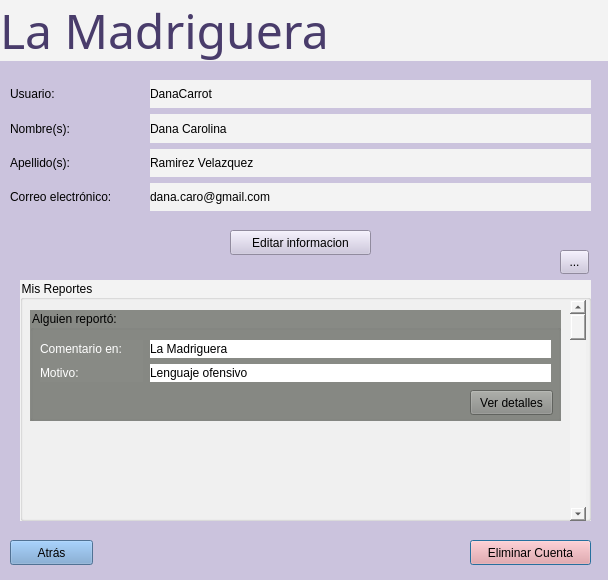
<?xml version="1.0" encoding="UTF-8"?>
<ui version="4.0">
 <class>AdminUsuario</class>
 <widget class="QDialog" name="AdminUsuario">
  <property name="geometry">
   <rect>
    <x>0</x>
    <y>0</y>
    <width>608</width>
    <height>580</height>
   </rect>
  </property>
  <property name="windowTitle">
   <string>Dialog</string>
  </property>
  <property name="styleSheet">
   <string notr="true">background-color: rgb(203, 195, 221);</string>
  </property>
  <widget class="QLabel" name="label_8">
   <property name="geometry">
    <rect>
     <x>0</x>
     <y>0</y>
     <width>611</width>
     <height>61</height>
    </rect>
   </property>
   <property name="font">
    <font>
     <family>Jamrul</family>
     <pointsize>36</pointsize>
     <weight>9</weight>
     <italic>false</italic>
     <bold>false</bold>
    </font>
   </property>
   <property name="styleSheet">
    <string notr="true">background-color: rgb(243, 243, 243);
font: 75 36pt &quot;Jamrul&quot;;
color: rgb(73, 60, 107);</string>
   </property>
   <property name="text">
    <string>La Madriguera</string>
   </property>
   <property name="alignment">
    <set>Qt::AlignLeading|Qt::AlignLeft|Qt::AlignVCenter</set>
   </property>
  </widget>
  <widget class="QPushButton" name="pushButton_eliminar">
   <property name="geometry">
    <rect>
     <x>470</x>
     <y>540</y>
     <width>121</width>
     <height>25</height>
    </rect>
   </property>
   <property name="styleSheet">
    <string notr="true">background-color: rgb(245, 154, 154);</string>
   </property>
   <property name="text">
    <string>Eliminar Cuenta</string>
   </property>
  </widget>
  <widget class="QPushButton" name="pushButton_atras">
   <property name="geometry">
    <rect>
     <x>10</x>
     <y>540</y>
     <width>83</width>
     <height>25</height>
    </rect>
   </property>
   <property name="styleSheet">
    <string notr="true">background-color: rgb(114, 159, 207);</string>
   </property>
   <property name="text">
    <string>Atrás</string>
   </property>
  </widget>
  <widget class="QGroupBox" name="groupBox_4">
   <property name="geometry">
    <rect>
     <x>20</x>
     <y>280</y>
     <width>571</width>
     <height>241</height>
    </rect>
   </property>
   <property name="styleSheet">
    <string notr="true">background-color: rgb(243, 243, 243);
</string>
   </property>
   <property name="title">
    <string>Mis Reportes</string>
   </property>
   <widget class="QScrollBar" name="verticalScrollBar_2">
    <property name="geometry">
     <rect>
      <x>610</x>
      <y>20</y>
      <width>20</width>
      <height>221</height>
     </rect>
    </property>
    <property name="orientation">
     <enum>Qt::Vertical</enum>
    </property>
   </widget>
   <widget class="QGroupBox" name="groupBox">
    <property name="geometry">
     <rect>
      <x>10</x>
      <y>30</y>
      <width>531</width>
      <height>111</height>
     </rect>
    </property>
    <property name="styleSheet">
     <string notr="true">background-color: rgb(136, 138, 133);
</string>
    </property>
    <property name="title">
     <string>Alguien reportó:</string>
    </property>
    <widget class="QPushButton" name="pushButton_detalle">
     <property name="geometry">
      <rect>
       <x>440</x>
       <y>80</y>
       <width>83</width>
       <height>25</height>
      </rect>
     </property>
     <property name="text">
      <string>Ver detalles</string>
     </property>
    </widget>
    <widget class="QWidget" name="layoutWidget">
     <property name="geometry">
      <rect>
       <x>10</x>
       <y>30</y>
       <width>103</width>
       <height>42</height>
      </rect>
     </property>
     <layout class="QVBoxLayout" name="verticalLayout_4">
      <item>
       <widget class="QLabel" name="label_11">
        <property name="styleSheet">
         <string notr="true">color: rgb(255, 255, 255);</string>
        </property>
        <property name="text">
         <string>Comentario en:</string>
        </property>
       </widget>
      </item>
      <item>
       <widget class="QLabel" name="label_12">
        <property name="styleSheet">
         <string notr="true">color: rgb(255, 255, 255);</string>
        </property>
        <property name="text">
         <string>Motivo:</string>
        </property>
       </widget>
      </item>
     </layout>
    </widget>
    <widget class="QWidget" name="layoutWidget">
     <property name="geometry">
      <rect>
       <x>120</x>
       <y>30</y>
       <width>401</width>
       <height>42</height>
      </rect>
     </property>
     <layout class="QVBoxLayout" name="verticalLayout_3">
      <item>
       <widget class="QLabel" name="label_9">
        <property name="styleSheet">
         <string notr="true">background-color: rgb(255, 255, 255);</string>
        </property>
        <property name="text">
         <string>La Madriguera</string>
        </property>
       </widget>
      </item>
      <item>
       <widget class="QLabel" name="label_13">
        <property name="styleSheet">
         <string notr="true">background-color: rgb(255, 255, 255);</string>
        </property>
        <property name="text">
         <string>Lenguaje ofensivo</string>
        </property>
       </widget>
      </item>
     </layout>
    </widget>
   </widget>
   <widget class="QScrollBar" name="verticalScrollBar">
    <property name="geometry">
     <rect>
      <x>550</x>
      <y>20</y>
      <width>16</width>
      <height>221</height>
     </rect>
    </property>
    <property name="orientation">
     <enum>Qt::Vertical</enum>
    </property>
   </widget>
  </widget>
  <widget class="QPushButton" name="pushButton_editar">
   <property name="geometry">
    <rect>
     <x>230</x>
     <y>230</y>
     <width>141</width>
     <height>25</height>
    </rect>
   </property>
   <property name="text">
    <string>Editar informacion</string>
   </property>
  </widget>
  <widget class="QToolButton" name="toolButton">
   <property name="geometry">
    <rect>
     <x>560</x>
     <y>250</y>
     <width>29</width>
     <height>24</height>
    </rect>
   </property>
   <property name="text">
    <string>...</string>
   </property>
  </widget>
  <widget class="QWidget" name="layoutWidget">
   <property name="geometry">
    <rect>
     <x>150</x>
     <y>80</y>
     <width>441</width>
     <height>131</height>
    </rect>
   </property>
   <layout class="QVBoxLayout" name="verticalLayout">
    <item>
     <widget class="QLabel" name="label_7">
      <property name="styleSheet">
       <string notr="true">background-color: rgb(243, 243, 243);</string>
      </property>
      <property name="text">
       <string>DanaCarrot</string>
      </property>
     </widget>
    </item>
    <item>
     <widget class="QLabel" name="label_3">
      <property name="styleSheet">
       <string notr="true">background-color: rgb(243, 243, 243);</string>
      </property>
      <property name="text">
       <string>Dana Carolina</string>
      </property>
     </widget>
    </item>
    <item>
     <widget class="QLabel" name="label_5">
      <property name="styleSheet">
       <string notr="true">background-color: rgb(243, 243, 243);</string>
      </property>
      <property name="text">
       <string>Ramirez Velazquez</string>
      </property>
     </widget>
    </item>
    <item>
     <widget class="QLabel" name="label_6">
      <property name="styleSheet">
       <string notr="true">background-color: rgb(243, 243, 243);</string>
      </property>
      <property name="text">
       <string>dana.caro@gmail.com</string>
      </property>
     </widget>
    </item>
   </layout>
  </widget>
  <widget class="QWidget" name="layoutWidget">
   <property name="geometry">
    <rect>
     <x>10</x>
     <y>80</y>
     <width>127</width>
     <height>131</height>
    </rect>
   </property>
   <layout class="QVBoxLayout" name="verticalLayout_2">
    <item>
     <widget class="QLabel" name="label_2">
      <property name="text">
       <string>Usuario:</string>
      </property>
     </widget>
    </item>
    <item>
     <widget class="QLabel" name="label">
      <property name="text">
       <string>Nombre(s):</string>
      </property>
     </widget>
    </item>
    <item>
     <widget class="QLabel" name="label_4">
      <property name="text">
       <string>Apellido(s):</string>
      </property>
     </widget>
    </item>
    <item>
     <widget class="QLabel" name="label_10">
      <property name="text">
       <string>Correo electrónico:</string>
      </property>
     </widget>
    </item>
   </layout>
  </widget>
 </widget>
 <resources/>
 <connections/>
</ui>
